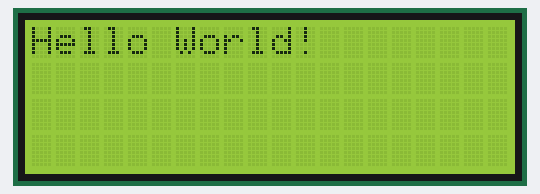
This program was run on a simulated Raspberry Pi (BCM pin numbers). Shown: 20×4 character LCD. What the program prints to the terminal is not drawn.

Above: at 0.3 s.
At 1.4 s:
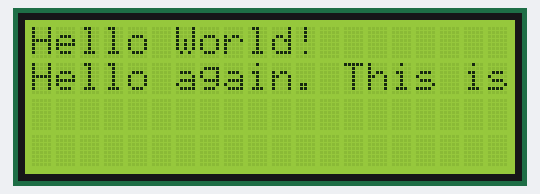
At 3.5 s:
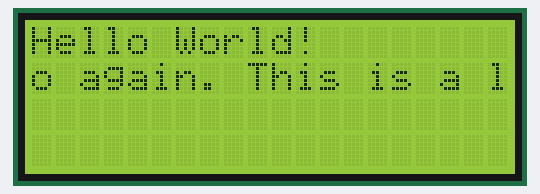
At 5.9 s:
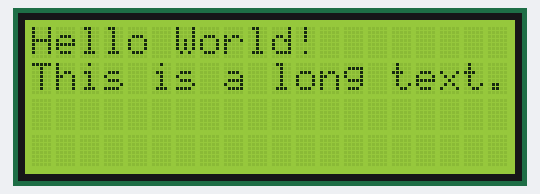
At 8.2 s:
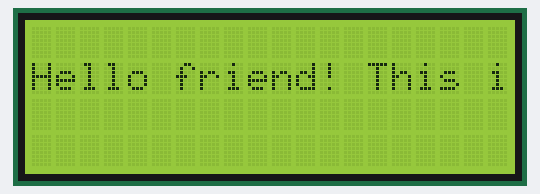
At 13.0 s:
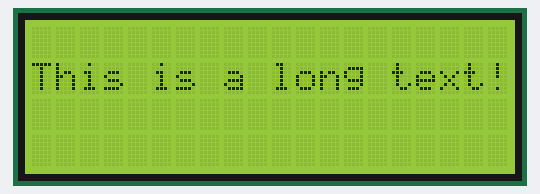

The program:

demo_text_anim.py
```python
# -*- coding: utf-8 -*-
# Example: Scrolling text on display if the string length is major than columns in display.
# Created by Dídac García.

# Import necessary libraries for communication and display use
import lcddriver
import time

# Load the driver and set it to "display"
# If you use something from the driver library use the "display." prefix first
display = lcddriver.lcd()

# Main body of code
try:
    print("Press CTRL + C for stop this script!")

    def long_string(display, text='', num_line=1, num_cols=20):
        """
        Parameters: (driver, string to print, number of line to print, number of columns of your display)
        Return: This function send to display your scrolling string.
        """
        if(len(text) > num_cols):
            display.lcd_display_string(text[:num_cols], num_line)
            time.sleep(1)
            for i in range(len(text) - num_cols + 1):
                text_to_print = text[i:i+num_cols]
                display.lcd_display_string(text_to_print, num_line)
                time.sleep(0.2)
            time.sleep(1)
        else:
            display.lcd_display_string(text, num_line)

    # Example of short string
    long_string(display, "Hello World!", 1)
    time.sleep(1)

    # Example of long string
    long_string(display, "Hello again. This is a long text.", 2)
    display.lcd_clear()
    time.sleep(1)

    while True:
        # An example of infinite scrolling text
        long_string(display, "Hello friend! This is a long text!", 2)

# If there is a KeyboardInterrupt (when you press ctrl+c), exit the program and cleanup
except KeyboardInterrupt:
    print("Cleaning up!")
    display.lcd_clear()
```

lcddriver.py
```python
# Driver library for LCD display. Provided by Ryanteck LTD.
# The procedures below can all be called in your own code!
# You can just stick to the print string one though ;-)

# This is the driver library for the LCD display
# It contains some functions that you can call in your own program
# Just remember that in order to use it you have to import it
# You can do that with the line: import lcddriver
# Make sure that lcddriver is in the same directory though!
# Credit for this code goes to "natbett" of the Raspberry Pi Forum 18/02/13

import i2c_lib
from time import *

# LCD Address
# Usually you will have to use one of the two provided values below.
# If you prefer, you can check your LCD address with the command: "sudo i2cdetect -y 1"
# This is a common LCD address.
ADDRESS = 0x27
# This is another common LCD address.
#ADDRESS = 0x3f

# commands
LCD_CLEARDISPLAY = 0x01
LCD_RETURNHOME = 0x02
LCD_ENTRYMODESET = 0x04
LCD_DISPLAYCONTROL = 0x08
LCD_CURSORSHIFT = 0x10
LCD_FUNCTIONSET = 0x20
LCD_SETCGRAMADDR = 0x40
LCD_SETDDRAMADDR = 0x80

# flags for display entry mode
LCD_ENTRYRIGHT = 0x00
LCD_ENTRYLEFT = 0x02
LCD_ENTRYSHIFTINCREMENT = 0x01
LCD_ENTRYSHIFTDECREMENT = 0x00

# flags for display on/off control
LCD_DISPLAYON = 0x04
LCD_DISPLAYOFF = 0x00
LCD_CURSORON = 0x02
LCD_CURSOROFF = 0x00
LCD_BLINKON = 0x01
LCD_BLINKOFF = 0x00

# flags for display/cursor shift
LCD_DISPLAYMOVE = 0x08
LCD_CURSORMOVE = 0x00
LCD_MOVERIGHT = 0x04
LCD_MOVELEFT = 0x00

# flags for function set
LCD_8BITMODE = 0x10
LCD_4BITMODE = 0x00
LCD_2LINE = 0x08
LCD_1LINE = 0x00
LCD_5x10DOTS = 0x04
LCD_5x8DOTS = 0x00

# flags for backlight control
LCD_BACKLIGHT = 0x08
LCD_NOBACKLIGHT = 0x00

En = 0b00000100  # Enable bit
Rw = 0b00000010  # Read/Write bit
Rs = 0b00000001  # Register select bit


class lcd:
    # initializes objects and lcd
    def __init__(self):
        self.lcd_device = i2c_lib.i2c_device(ADDRESS)

        self.lcd_write(0x03)
        self.lcd_write(0x03)
        self.lcd_write(0x03)
        self.lcd_write(0x02)

        self.lcd_write(LCD_FUNCTIONSET | LCD_2LINE |
                       LCD_5x8DOTS | LCD_4BITMODE)
        self.lcd_write(LCD_DISPLAYCONTROL | LCD_DISPLAYON)
        self.lcd_write(LCD_CLEARDISPLAY)
        self.lcd_write(LCD_ENTRYMODESET | LCD_ENTRYLEFT)
        sleep(0.2)

    # clocks EN to latch command
    def lcd_strobe(self, data):
        self.lcd_device.write_cmd(data | En | LCD_BACKLIGHT)
        sleep(.0005)
        self.lcd_device.write_cmd(((data & ~En) | LCD_BACKLIGHT))
        sleep(.0001)

    def lcd_write_four_bits(self, data):
        self.lcd_device.write_cmd(data | LCD_BACKLIGHT)
        self.lcd_strobe(data)

    # write a command to lcd
    def lcd_write(self, cmd, mode=0):
        self.lcd_write_four_bits(mode | (cmd & 0xF0))
        self.lcd_write_four_bits(mode | ((cmd << 4) & 0xF0))

    # put string function
    def lcd_display_string(self, string, line):
        if line == 1:
            self.lcd_write(0x80)
        if line == 2:
            self.lcd_write(0xC0)
        if line == 3:
            self.lcd_write(0x94)
        if line == 4:
            self.lcd_write(0xD4)

        for char in string:
            self.lcd_write(ord(char), Rs)

    # clear lcd and set to home
    def lcd_clear(self):
        self.lcd_write(LCD_CLEARDISPLAY)
        self.lcd_write(LCD_RETURNHOME)
```

i2c_lib.py
```python
import smbus
from time import *


class i2c_device:
    def __init__(self, addr, port=1):
        self.addr = addr
        self.bus = smbus.SMBus(port)

# Write a single command
    def write_cmd(self, cmd):
        self.bus.write_byte(self.addr, cmd)
        sleep(0.0001)

# Write a command and argument
    def write_cmd_arg(self, cmd, data):
        self.bus.write_byte_data(self.addr, cmd, data)
        sleep(0.0001)

# Write a block of data
    def write_block_data(self, cmd, data):
        self.bus.write_block_data(self.addr, cmd, data)
        sleep(0.0001)

# Read a single byte
    def read(self):
        return self.bus.read_byte(self.addr)

# Read
    def read_data(self, cmd):
        return self.bus.read_byte_data(self.addr, cmd)

# Read a block of data
    def read_block_data(self, cmd):
        return self.bus.read_block_data(self.addr, cmd)
```

Measured:
- by itself, everything shown: repeats every 6.1 s, in 17 steps
- what the display in image 0 shows lasts 1.0 s, from 0.3 s to 1.3 s
- what the display in image 1 shows lasts 1.3 s, from 1.3 s to 2.6 s
- what the display in image 3 shows lasts 1.2 s, from 5.9 s to 7.1 s
